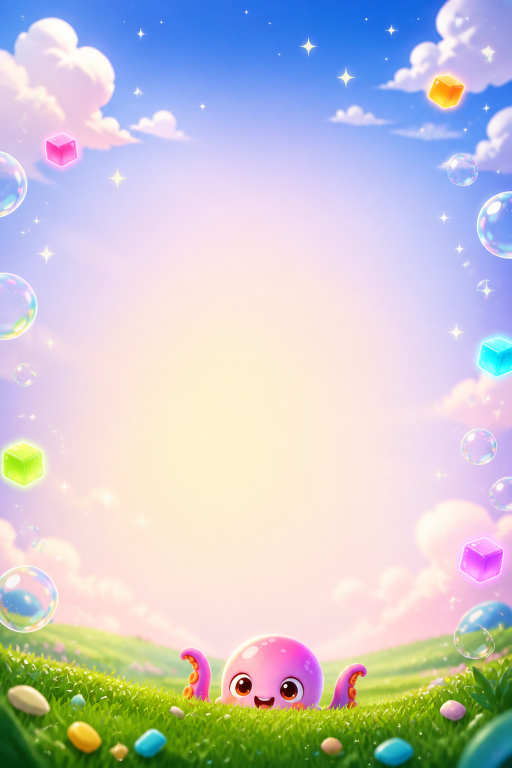
#> input picture tools/ai-load/bg-load-studio.png, 1024 x 1536 px (shown at 1/2 size)
$ python -i import-load-bg.py   (imports and definitions only)
#> lines starting #> are read from the running program, lines starting #| are printed output that depends on the picture
#!/usr/bin/env python3
"""Import the loading backdrop as a 1080x2200 cover. Center stays quiet for tip text."""

import shutil
from pathlib import Path

from PIL import Image, ImageDraw, ImageEnhance, ImageFilter

ROOT = Path(__file__).resolve().parents[1]
SRC = Path("/Users/sunix/.cursor/projects/Users-CreativeCenter-Suck/assets/bg-load-studio.png")
WORK = ROOT / "tools/ai-load/bg-load-studio.png"
OUT = ROOT / "assets/resources/ui/bg-load.jpg"
UUID = "b6d2c48e-9a17-4f53-8c21-7e0d5a3b1f94"
BG_W, BG_H = 1080, 2200
SRC_H = 1920


# [159 lines left out: functions write_meta, crop_to_1920, not called in this run]


def smear(src: Image.Image, extra: int, side: str) -> Image.Image:
    w, h = src.size
    band = min(48, h // 8)
    if side == "top":
        strip = src.crop((0, 0, w, band))
    else:
        # Keep growing grass downward — do not flip, or tall phones show a fake pond.
        strip = src.crop((0, h - band, w, h))
    stretched = strip.resize((w, extra), Image.LANCZOS)
    fade = ImageEnhance.Color(stretched).enhance(0.96)
    return fade.filter(ImageFilter.GaussianBlur(radius=1.8))


# [31 lines left out: functions stitch_seam, wash_tip_zone, not called in this run]


def extend_to_2200(src: Image.Image) -> Image.Image:
    extra = BG_H - SRC_H
    top_h = extra // 2
    bot_h = extra - top_h
    canvas = Image.new("RGB", (BG_W, BG_H))
    top = smear(src, top_h, "top")
    bot = smear(src, bot_h, "bottom")
    canvas.paste(top, (0, 0))
    canvas.paste(src, (0, top_h))
    canvas.paste(bot, (0, top_h + SRC_H))
    stitch_seam(canvas, src, top_h, True)
    stitch_seam(canvas, src, top_h + SRC_H, False)
    return canvas


# [13 lines left out: function main, not called in this run]


# [2 lines not run here, left out]

>>> import cv2
>>> picture = cv2.imread('ai-load/bg-load-studio.png', cv2.IMREAD_GRAYSCALE)
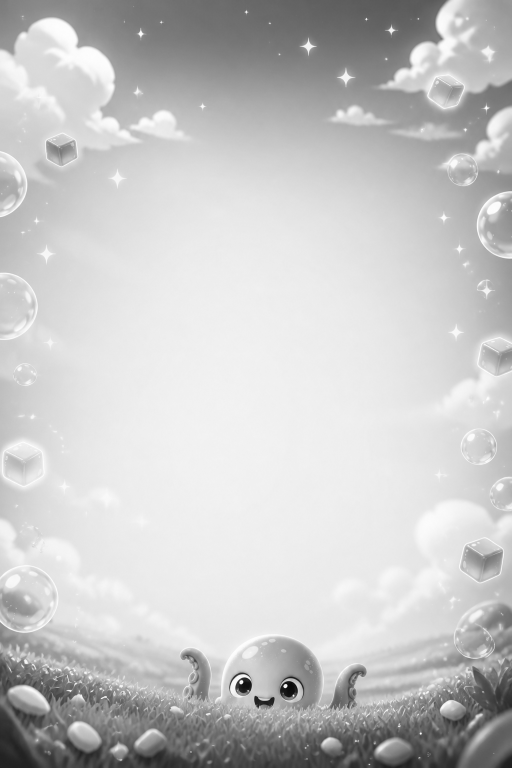
#> picture: shape (1536, 1024) (shown at 1/2 size); min 8, max 255, mean 199
>>> result = extend_to_2200(picture)
#> in extend_to_2200, `canvas = Image.new("RGB", (BG_W, BG_H))`: canvas: PIL image 1080x2200 RGB; every value is 0
#> (the run stopped early here; a loop or call above may not have finished)
